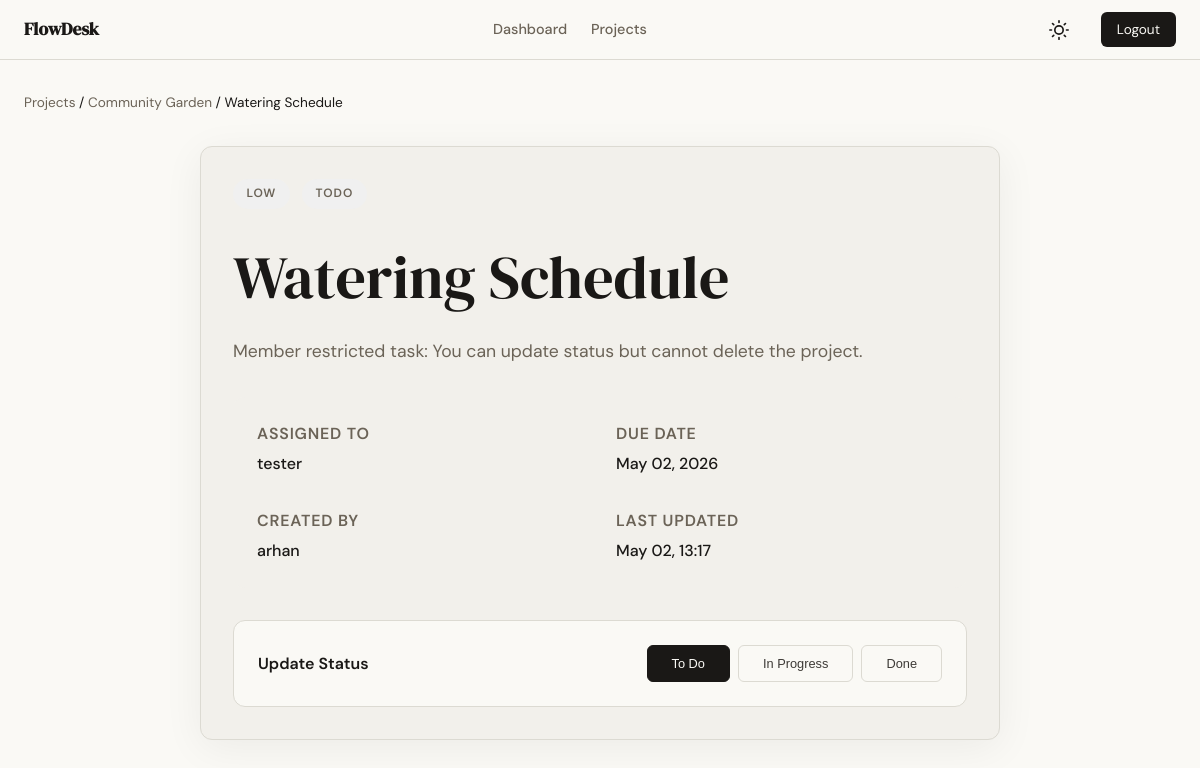
The page /tasks/10 (signed in) on the database its author committed.
### app/models.py (models this page shows, shortened)
class Project(db.Model):
    id = db.Column(db.Integer, primary_key=True)
    name = db.Column(db.String(120), nullable=False)
    description = db.Column(db.Text)
    created_at = db.Column(db.DateTime, default=lambda: datetime.now(timezone.utc))
    owner_id = db.Column(db.Integer, db.ForeignKey('user.id'), nullable=False)
    members = db.relationship('ProjectMember', backref='project', lazy=True, cascade='all, delete-orphan')
    tasks = db.relationship('Task', backref='project', lazy=True, cascade='all, delete-orphan')

class Task(db.Model):
    id = db.Column(db.Integer, primary_key=True)
    title = db.Column(db.String(200), nullable=False)
    description = db.Column(db.Text)
    status = db.Column(db.Enum('todo', 'in_progress', 'done', name='task_status'), default='todo')
    priority = db.Column(db.Enum('low', 'medium', 'high', name='task_priority'), default='medium')
    due_date = db.Column(db.Date)
    created_at = db.Column(db.DateTime, default=lambda: datetime.now(timezone.utc))
    updated_at = db.Column(db.DateTime, default=lambda: datetime.now(timezone.utc), onupdate=lambda: datetime.now(timezone.utc))
    project_id = db.Column(db.Integer, db.ForeignKey('project.id'), nullable=False)
    created_by = db.Column(db.Integer, db.ForeignKey('user.id'), nullable=False)
    assigned_to = db.Column(db.Integer, db.ForeignKey('user.id'))

class User(db.Model, UserMixin):
    id = db.Column(db.Integer, primary_key=True)
    username = db.Column(db.String(80), unique=True, nullable=False)
    email = db.Column(db.String(120), unique=True, nullable=False)
    password_hash = db.Column(db.String(256), nullable=False)
    created_at = db.Column(db.DateTime, default=lambda: datetime.now(timezone.utc))
    owned_projects = db.relationship('Project', backref='owner', lazy=True)
    project_memberships = db.relationship('ProjectMember', backref='user', lazy=True)
    created_tasks = db.relationship('Task', foreign_keys='Task.created_by', backref='creator', lazy=True)
    assigned_tasks = db.relationship('Task', foreign_keys='Task.assigned_to', backref='assignee', lazy=True)

### app/tasks/routes.py (the view)
@tasks.route('/<int:id>')
@login_required
def detail(id):
    task = Task.query.get_or_404(id)
    role = get_project_role(task.project_id)
    if not role:
        abort(403)
    return render_template('tasks/detail.html', task=task, role=role)

### app/tasks/routes.py (called while the page is built)
def get_project_role(project_id):
    member = ProjectMember.query.filter_by(project_id=project_id, user_id=current_user.id).first()
    return member.role if member else None

### app/templates/tasks/detail.html (shortened to what this page needs)
{% extends "base.html" %}
{% block content %}
<header class="mb-4">
    <nav style="font-size: 0.85rem; margin-bottom: 0.5rem;">
        <a href="{{ url_for('projects.list_projects') }}" class="text-muted">Projects</a> /
        <a href="{{ url_for('projects.detail', id=task.project.id) }}" class="text-muted">{{ task.project.name }}</a> /
        {{ task.title }}
    </nav>
</header>
<div style="max-width: 800px; margin: 0 auto;">
    <div class="card card-shadow">
        <div class="flex-between mb-4">
            <div style="display: flex; gap: 0.75rem; align-items: center;">
                <span class="badge badge-{{ task.priority }}">{{ task.priority }}</span>
                <span class="badge badge-{{ task.status }}">{{ task.status|replace('_', ' ') }}</span>
            </div>
        </div>
        <h1 style="margin-bottom: 1.5rem;">{{ task.title }}</h1>
        <p class="text-muted mb-4" style="font-size: 1.1rem; line-height: 1.6;">{{ task.description or 'No description provided.' }}</p>
        <div class="grid-2" style="display: grid; grid-template-columns: 1fr 1fr; gap: 2rem; padding: 1.5rem; background-color: var(--paper-warm); border-radius: var(--radius-md); margin-bottom: 2rem;">
            <div>
                <div class="text-muted small uppercase" style="letter-spacing: 0.05em; font-weight: 600; margin-bottom: 0.25rem;">Assigned To</div>
                <div style="font-weight: 500;">{{ task.assignee.username if task.assigned_to else 'Unassigned' }}</div>
            </div>
            <div>
                <div class="text-muted small uppercase" style="letter-spacing: 0.05em; font-weight: 600; margin-bottom: 0.25rem;">Due Date</div>
                <div style="font-weight: 500;">{{ task.due_date.strftime('%B %d, %Y') if task.due_date else 'No due date' }}</div>
            </div>
            <div>
                <div class="text-muted small uppercase" style="letter-spacing: 0.05em; font-weight: 600; margin-bottom: 0.25rem;">Created By</div>
                <div style="font-weight: 500;">{{ task.creator.username }}</div>
            </div>
            <div>
                <div class="text-muted small uppercase" style="letter-spacing: 0.05em; font-weight: 600; margin-bottom: 0.25rem;">Last Updated</div>
                <div style="font-weight: 500;">{{ task.updated_at.strftime('%b %d, %H:%M') }}</div>
            </div>
        </div>
        <div class="flex-between" style="background: var(--paper); border: 1px solid var(--border); padding: 1.5rem; border-radius: var(--radius-md);">
            <div style="font-weight: 600;">Update Status</div>
            <div style="display: flex; gap: 0.5rem;">
                <button class="btn btn-ghost {{ 'active' if task.status == 'todo' }}" onclick="updateTaskStatus('{{ task.id }}', 'todo', '{{ url_for('tasks.update_status', id=task.id) }}')" style="font-size: 0.8rem;">To Do</button>
                <button class="btn btn-ghost {{ 'active' if task.status == 'in_progress' }}" onclick="updateTaskStatus('{{ task.id }}', 'in_progress', '{{ url_for('tasks.update_status', id=task.id) }}')" style="font-size: 0.8rem;">In Progress</button>
                <button class="btn btn-ghost {{ 'active' if task.status == 'done' }}" onclick="updateTaskStatus('{{ task.id }}', 'done', '{{ url_for('tasks.update_status', id=task.id) }}')" style="font-size: 0.8rem;">Done</button>
            </div>
        </div>
    </div>
</div>
{% endblock %}

### app/static/css/style.css (style rules this page uses)
:root { --ink: #1a1816; --ink-soft: #3d3a36; --ink-muted: #6b6357; --ink-faint: #9a9088; --paper: #faf9f5; --paper-warm: #f2f0eb; --paper-card: #f2f0eb; --accent: #E52b50; --accent-light: #fdecea; --danger: #c0392b; --danger-light: #fdecea; --success: #2e7d32; --success-light: #e8f5e9; --info: #1a6fa8; --info-light: #e8f4fd; --warning: #b8860b; --warning-light: #fff8e1; --border: #dcdad2; --border-soft: #e8e6df; --font-display: 'DM Serif Display', Georgia, serif; --font-body: 'DM Sans', system-ui, sans-serif; --max-width: 1200px; --auth-width: 440px; --radius-sm: 6px; --radius-md: 12px; --radius-lg: 20px; }
* { box-sizing: border-box; margin: 0; padding: 0; }
body { font-family: var(--font-body); background-color: var(--paper); color: var(--ink); line-height: 1.6; transition: background-color 0.3s, color 0.3s; min-height: 100vh; }
h1, h2, h3, h4, .display-font { font-family: var(--font-display); font-weight: 400; line-height: 1.2; }
h1 { font-size: clamp(2.5rem, 5vw, 4rem); }
a { color: var(--accent); text-decoration: none; transition: 0.2s ease; }
.btn { display: inline-block; padding: 0.65rem 1.5rem; font-size: 0.9rem; font-weight: 500; border-radius: var(--radius-sm); cursor: pointer; transition: 0.2s ease; border: none; text-align: center; }
.btn-ghost { background-color: transparent; border: 1px solid var(--border); color: var(--ink-soft); }
.card { background-color: var(--paper-card); border: 1px solid var(--border); border-radius: var(--radius-md); padding: 2rem; margin-bottom: 1.5rem; }
.card-shadow { box-shadow: 0 8px 40px rgba(0,0,0,0.06); }
::placeholder { color: var(--ink-faint); }
.badge { display: inline-block; padding: 0.35rem 0.85rem; border-radius: 999px; font-size: 0.75rem; font-weight: 600; letter-spacing: 0.08em; text-transform: uppercase; }
.badge-low { background-color: #f0f0f0; color: var(--ink-muted); }
.badge-todo { background-color: #f0f0f0; color: var(--ink-muted); }
.text-muted { color: var(--ink-muted); }
.mb-4 { margin-bottom: 2rem; }
.flex-between { display: flex; justify-content: space-between; align-items: center; }

### app/templates/tasks/detail.html (style rules this page uses)
.uppercase { text-transform: uppercase; }
.btn-ghost.active { background-color: var(--ink); color: var(--paper); border-color: var(--ink); }

### rows shown on the page
Project: project.name "Community Garden"
Task: title "Watering Schedule", priority "LOW", status "TODO", description "Member restricted task: You can update status but cannot delete the project.", assignee "tester", due_date "May 02, 2026", updated_at "May 02, 13:17"
User: creator.username "arhan"
